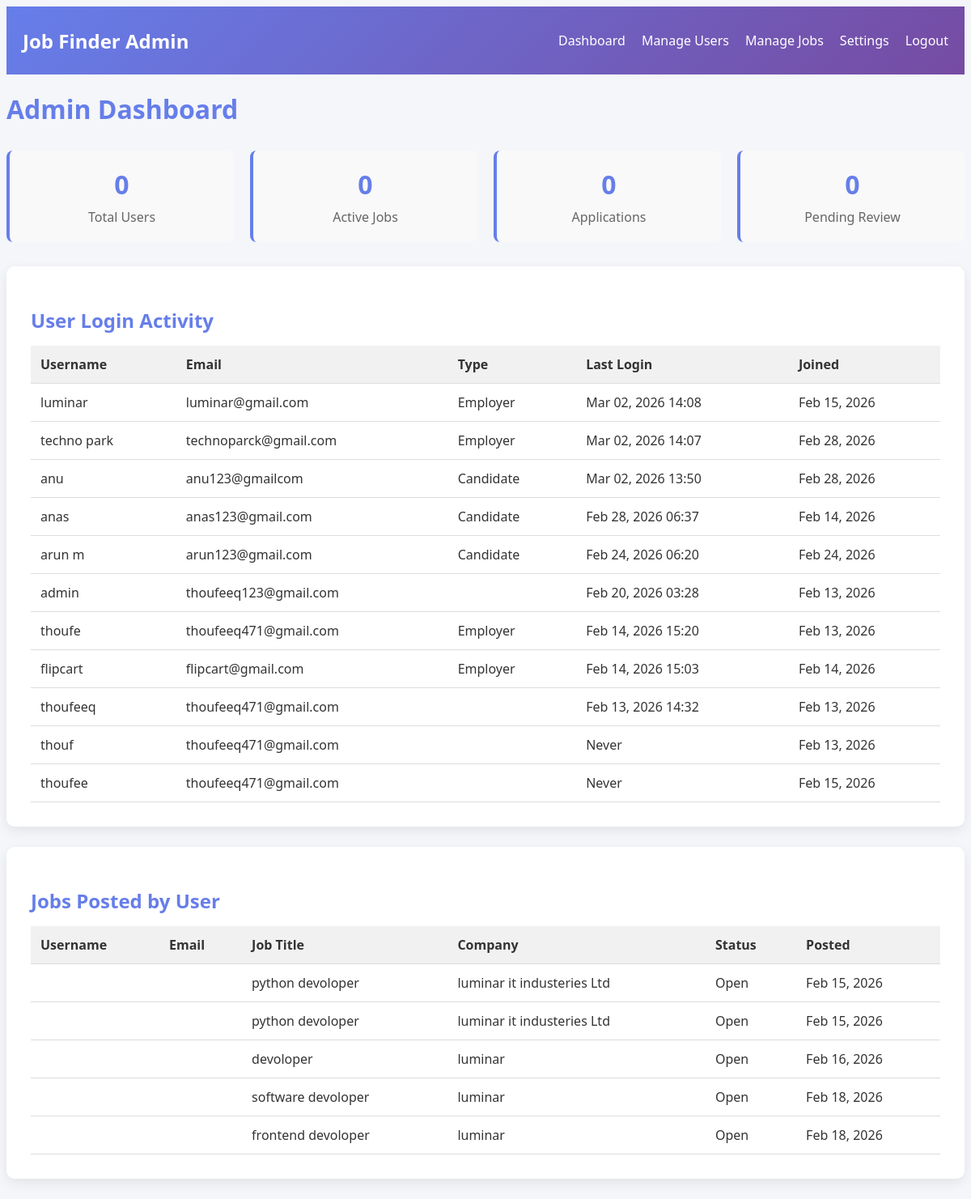
Screenshot of /accounts/admin/dashboard/ (signed in) with the database file from the repository.
### accounts/models.py (models this page shows, shortened)
class Profile(models.Model):
	USER_TYPES = (
		('employer', 'Employer'),
		('candidate', 'Candidate'),
	)
	user = models.OneToOneField(User, on_delete=models.CASCADE)
	user_type = models.CharField(max_length=10, choices=USER_TYPES)

class Job(models.Model):
    title = models.CharField(max_length=200)
    company_name = models.CharField(max_length=200)
    employer = models.ForeignKey('Employer', on_delete=models.CASCADE, related_name='jobs', null=True, blank=True)
    description = models.TextField()
    location = models.CharField(max_length=200, blank=True, null=True)
    type = models.CharField(max_length=50, blank=True, null=True)
    salary = models.CharField(max_length=100, blank=True, null=True)
    status = models.CharField(max_length=20, default='Open')
    created_at = models.DateTimeField(auto_now_add=True)

### accounts/views.py (the view)
# urls.py: path('admin/dashboard/', views.admin_dashboard, name='admin_dashboard'),
@login_required
@user_passes_test(lambda u: u.is_superuser)
def admin_dashboard(request):
    from django.contrib.auth.models import User
    from .models import Job
    user_logins = User.objects.all().order_by('-last_login')
    jobs_by_user = Job.objects.select_related('employer__user')
    for job in jobs_by_user:
        if job.employer and job.employer.user:
            job.user = job.employer.user
        else:
            job.user = None
    context = {
        'user_logins': user_logins,
        'jobs_by_user': jobs_by_user,
    }
    return render(request, 'accounts/admin/admin_dashboard.html', context)

### accounts/templates/accounts/admin/admin_dashboard.html (shortened to what this page needs)
<!DOCTYPE html>
<html lang="en">
<head>
</head>
<body>
    <div class="navbar">
        <div class="navbar-container">
            <div class="navbar-brand">Job Finder Admin</div>
            <ul class="navbar-links">
                <li><a href="#">Dashboard</a></li>
                <li><a href="#">Manage Users</a></li>
                <li><a href="#">Manage Jobs</a></li>
                <li><a href="#">Settings</a></li>
                <li><a href="{% url 'logout' %}">Logout</a></li>
            </ul>
        </div>
    </div>
    <h1>Admin Dashboard</h1>
    <div class="stats-grid">
        <div class="stat-item">
        <div class="stat-value">{{ total_users|default:0 }}</div>
        <div class="stat-label">Total Users</div>
        </div>
        <div class="stat-item">
        <div class="stat-value">{{ total_jobs|default:0 }}</div>
        <div class="stat-label">Active Jobs</div>
        </div>
        <div class="stat-item">
        <div class="stat-value">{{ total_applications|default:0 }}</div>
        <div class="stat-label">Applications</div>
        </div>
        <div class="stat-item">
        <div class="stat-value">{{ pending_approvals|default:0 }}</div>
        <div class="stat-label">Pending Review</div>
        </div>
    </div>
        <div class="card">
            <h2>User Login Activity</h2>
            {% if user_logins %}
            <table>
                <thead>
                    <tr>
                        <th>Username</th>
                        <th>Email</th>
                        <th>Type</th>
                        <th>Last Login</th>
                        <th>Joined</th>
                    </tr>
                </thead>
                <tbody>
                    {% for user in user_logins %}
                    <tr>
                        <td>{{ user.username }}</td>
                        <td>{{ user.email }}</td>
                        <td>{{ user.profile.user_type|title }}</td>
                        <td>{% if user.last_login %}{{ user.last_login|date:'M d, Y H:i' }}{% else %}Never{% endif %}</td>
                        <td>{{ user.date_joined|date:'M d, Y' }}</td>
                    </tr>
                    {% endfor %}
                </tbody>
            </table>
            {% else %}
                <p style="color:#666;">No user login activity found.</p>
            {% endif %}
        </div>
        <div class="card">
            <h2>Jobs Posted by User</h2>
            {% if jobs_by_user %}
            <table>
                <thead>
                    <tr>
                        <th>Username</th>
                        <th>Email</th>
                        <th>Job Title</th>
                        <th>Company</th>
                        <th>Status</th>
                        <th>Posted</th>
                    </tr>
                </thead>
                <tbody>
                    {% for job in jobs_by_user %}
                    <tr>
                        <td>{{ job.user.username }}</td>
                        <td>{{ job.user.email }}</td>
                        <td>{{ job.title }}</td>
                        <td>{{ job.company_name }}</td>
                        <td>{{ job.status|default:'Open' }}</td>
                        <td>{{ job.created_at|date:'M d, Y' }}</td>
                    </tr>
                    {% endfor %}
                </tbody>
            </table>
            {% else %}
                <p style="color:#666;">No jobs posted yet.</p>
            {% endif %}
        </div>
</body>
</html>

### accounts/templates/accounts/admin/admin_dashboard.html (style rules this page uses)
body { font-family: 'Segoe UI', Tahoma, Geneva, Verdana, sans-serif; background: #f4f6f9; color: #333; }
.navbar { background: linear-gradient(135deg, #667eea, #764ba2); color: white; padding: 15px 0; }
.navbar-container { max-width: 1200px; margin: auto; padding: 0 20px; display: flex; justify-content: space-between; align-items: center; }
.navbar-brand { font-size: 24px; font-weight: bold; }
.navbar-links { display: flex; gap: 20px; list-style: none; }
.navbar-links a { color: white; text-decoration: none; font-weight: 500; transition: opacity 0.3s; }
h1 { color: #667eea; margin-bottom: 30px; }
.card { background: white; border-radius: 10px; padding: 30px; box-shadow: 0 5px 15px rgba(0,0,0,0.08); margin-bottom: 25px; }
.card h2 { color: #667eea; margin-bottom: 15px; }
.stats-grid { display: grid; grid-template-columns: repeat(auto-fit, minmax(220px, 1fr)); gap: 20px; margin-bottom: 30px; }
.stat-item { background: #f9f9f9; border-radius: 8px; padding: 20px; text-align: center; border-left: 4px solid #667eea; }
.stat-item .stat-value { font-size: 2rem; font-weight: bold; color: #667eea; }
.stat-item .stat-label { color: #666; margin-top: 8px; }
table { width: 100%; border-collapse: collapse; margin-top: 10px; }
th, td { padding: 12px; border-bottom: 1px solid #ddd; text-align: left; }
th { background: #f1f1f1; }

### rows the page displays
Job: title "python devoloper", company_name "luminar it industeries Ltd", status "Open", created_at "Feb 15, 2026"
Job: title "python devoloper", company_name "luminar it industeries Ltd", status "Open", created_at "Feb 15, 2026"
Job: title "devoloper", company_name "luminar", status "Open", created_at "Feb 16, 2026"
Job: title "software devoloper", company_name "luminar", status "Open", created_at "Feb 18, 2026"
Job: title "frontend devoloper", company_name "luminar", status "Open", created_at "Feb 18, 2026"

### other values shown
{{ total_users|default:0 }} "0"
{{ total_jobs|default:0 }} "0"
{{ total_applications|default:0 }} "0"
{{ pending_approvals|default:0 }} "0"
{{ user.username }} "luminar"
{{ user.email }} "luminar@gmail.com"
{{ user.profile.user_type|title }} "Employer"
{{ user.last_login|date:'M d, Y H:i' }} "Mar 02, 2026 14:08"
{{ user.date_joined|date:'M d, Y' }} "Feb 15, 2026"
{{ user.username }} "techno park"
{{ user.email }} "technoparck@gmail.com"
{{ user.last_login|date:'M d, Y H:i' }} "Mar 02, 2026 14:07"
{{ user.date_joined|date:'M d, Y' }} "Feb 28, 2026"
{{ user.username }} "anu"
{{ user.email }} "anu123@gmailcom"
